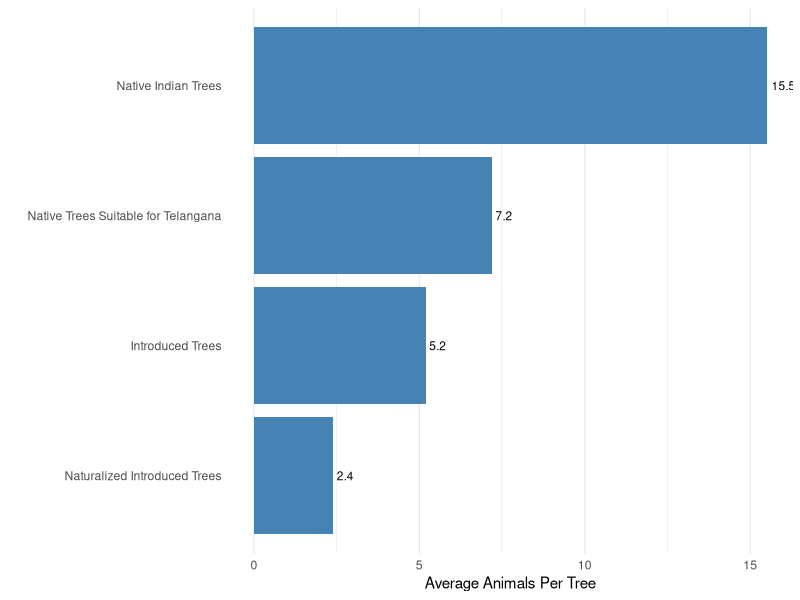
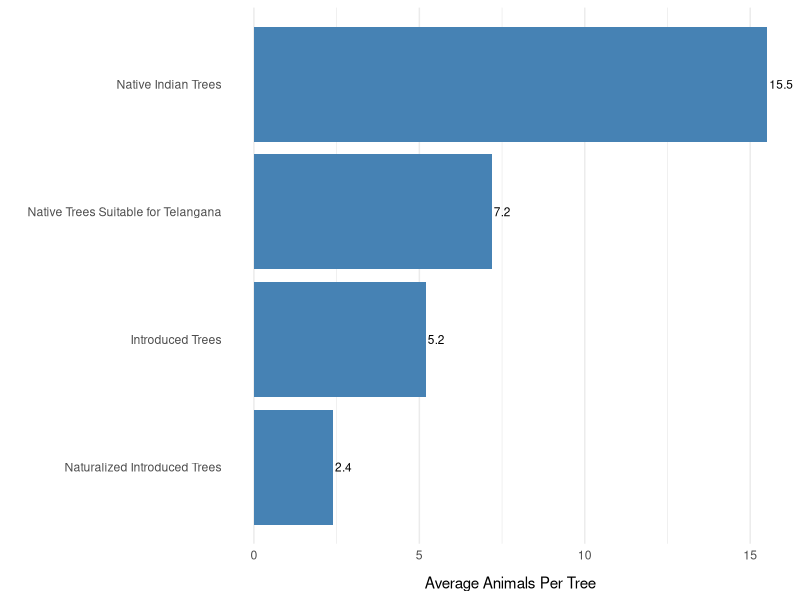

Reproduce these figures in R, in order. (Note: this script raises an error after producing the figures.)
# 1. ####

# Load necessary libraries
library(ggplot2)

# Data
tree_data <- data.frame(
  Trees_Nativeness = c("Native Indian Trees", 
                       "Native Trees Suitable for Telangana", 
                       "Naturalized Introduced Trees", 
                       "Introduced Trees"),
  Avg_Animals_Per_Tree = c(15.5, 7.2, 2.4, 5.2)
)

# Create the horizontal bar chart
ggplot(tree_data, aes(x = Avg_Animals_Per_Tree, 
                      y = reorder(Trees_Nativeness, Avg_Animals_Per_Tree))) +
  geom_bar(stat = "identity", fill = "steelblue") +
  geom_text(aes(label = Avg_Animals_Per_Tree), 
            hjust = -0.2,  # Position the labels to the left of the bars
            size = 3,      # Font size
            color = "black") +
  labs(x = "Average Animals Per Tree", 
       y = "") +
  theme_minimal() +
  theme(plot.title = element_text(hjust = 0.5),
        panel.grid.major.y = element_blank(),  # Remove horizontal grid lines
        panel.grid.minor.y = element_blank())  # Remove horizontal minor grid lines


# Create the horizontal bar chart
ggplot(tree_data, aes(x = Avg_Animals_Per_Tree, 
                      y = reorder(Trees_Nativeness, Avg_Animals_Per_Tree))) +
  geom_bar(stat = "identity", fill = "steelblue") +
  geom_text(aes(label = Avg_Animals_Per_Tree), 
            hjust = -0.1,  # Position the labels to the left of the bars
            size = 3,      # Font size
            color = "black") +
  labs(x = "Average Animals Per Tree", 
       y = "") +
  theme_minimal() +
  theme(plot.title = element_text(hjust = 0.5),
        panel.grid.major.y = element_blank(),  # Remove horizontal grid lines
        panel.grid.minor.y = element_blank(),  # Remove horizontal minor grid lines
        axis.title.x = element_text(margin = margin(t = 10)))  # Add top margin to x-axis title




# 2 ####
# Load necessary libraries
library(ggplot2)
library(dplyr)
library(tidyr)  # Ensure tidyr is loaded for pivot_longer

# Data preparation
data <- data.frame(
  Tree_Type = c("Avenue Trees", "Non-Avenue Trees"),
  Percentage_Trees = c(52.32, 41.04),
  Percentage_Animals = c(70.39, 26.99),
  Avg_Animals_Per_Tree = c(10.8, 5.3)
)

# Reshape data for plotting (for bar charts)
data_long <- data %>%
  pivot_longer(cols = c(Percentage_Trees, Percentage_Animals), names_to = "Metric", values_to = "Value")

# Create the bar and line chart
ggplot(data_long, aes(x = Tree_Type, fill = Metric)) +
  geom_bar(aes(y = Value), position = "dodge", stat = "identity") +
  geom_line(data = data, aes(x = Tree_Type, y = Avg_Animals_Per_Tree * 10, group = 1), color = "black", size = 1, linetype = "dashed") +  # Adjust scale for line
  geom_point(data = data, aes(x = Tree_Type, y = Avg_Animals_Per_Tree * 10), color = "black", size = 3) +  # Points for line
  scale_y_continuous(sec.axis = sec_axis(~./10, name = "Average Animals Per Tree")) +  # Secondary axis for average animals per tree
  labs(title = "Tree Types: Animal Support Insights", 
       y = "Percentage of Total (%)", 
       x = "Tree Type",
       fill = "Metric") +
  scale_fill_manual(values = c("Percentage_Trees" = "skyblue", "Percentage_Animals" = "salmon")) +
  theme_minimal() +
  theme(plot.title = element_text(hjust = 0.5),
        axis.title.y.right = element_text(color = "black")) +
  geom_text(aes(y = Value + 2, label = round(Value, 1)), position = position_dodge(0.9), size = 4)  # Adding data labels






# Load necessary libraries
library(ggplot2)
library(dplyr)
library(tidyr)  # Ensure tidyr is loaded for pivot_longer

# Data preparation
data <- data.frame(
  Tree_Type = c("Avenue Trees", "Non-Avenue Trees"),
  Percentage_Trees = c(52.32, 41.04),
  Percentage_Animals = c(70.39, 26.99),
  Avg_Animals_Per_Tree = c(10.8, 5.3)
)

# Reshape data for plotting (for bar charts)
data_long <- data %>%
  pivot_longer(cols = c(Percentage_Trees, Percentage_Animals), names_to = "Metric", values_to = "Value")

# Create the bar and line chart
ggplot(data_long, aes(x = Tree_Type, fill = Metric)) +
  geom_bar(aes(y = Value), position = "dodge", stat = "identity") +
  geom_line(data = data, aes(x = Tree_Type, y = Avg_Animals_Per_Tree * 10, group = 1), color = "black", size = 1, linetype = "dashed") +  # Adjust scale for line
  geom_point(data = data, aes(x = Tree_Type, y = Avg_Animals_Per_Tree * 10), color = "black", size = 3) +  # Points for line
  scale_y_continuous(sec.axis = sec_axis(~./10, name = "Average Animals Per Tree")) +  # Secondary axis for average animals per tree
  labs(title = "Tree Types: Animal Support Insights", 
       y = "Percentage of Total (%)", 
       x = "Tree Type",
       fill = "Metric") +
  scale_fill_manual(values = c("Percentage_Trees" = "skyblue", "Percentage_Animals" = "salmon")) +
  theme_minimal() +
  theme(plot.title = element_text(hjust = 0.5),
        axis.title.y.right = element_text(color = "black")) +
  geom_text(aes(y = Value + 2, label = round(Value, 1)), position = position_dodge(0.9), size = 4)  # Adding data labels

